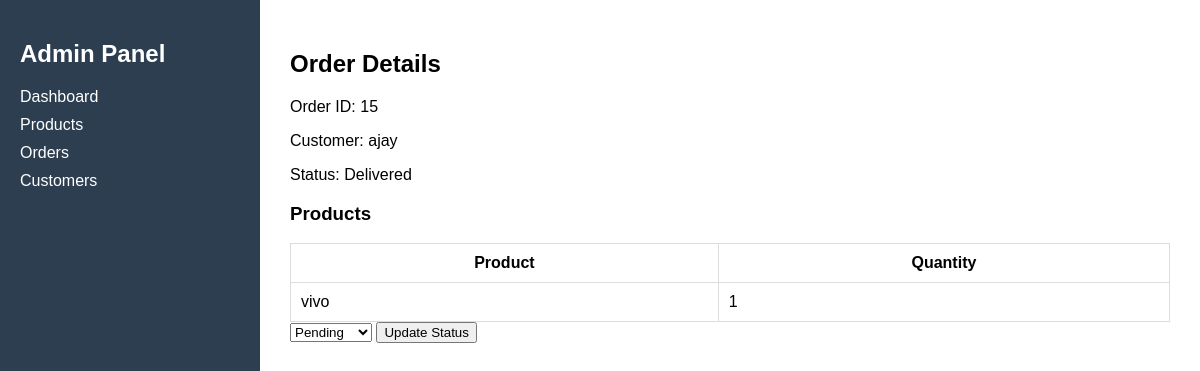
/admin-order/15/, run on the app's committed database.
### category/models.py (models this page shows, shortened)
class Order(models.Model):
    STATUS_CHOICES = (
        ('Placed', 'Placed'),
        ('Shipped', 'Shipped'),
        ('Delivered', 'Delivered'),
        ('Cancelled', 'Cancelled'),
    )
    PAYMENT_CHOICES = (
        ('COD', 'Cash On Delivery'),
        ('CARD', 'Card Payment'),
        ('UPI', 'UPI Payment'),
    )
    PAYMENT_STATUS = (
        ('Pending', 'Pending'),
        ('Paid', 'Paid'),
        ('Failed', 'Failed'),
    )
    user = models.ForeignKey(User, on_delete=models.CASCADE)
    total_amount = models.DecimalField(max_digits=10, decimal_places=2)
    discount_amount = models.DecimalField(max_digits=10, decimal_places=2, default=0)
    status = models.CharField(
        max_length=20,
        choices=STATUS_CHOICES,
        default='Placed'
    )
    payment_method = models.CharField(
        max_length=10,
        choices=PAYMENT_CHOICES,
        default='COD'
    )
    payment_status = models.CharField(
        max_length=10,
        choices=PAYMENT_STATUS,
        default='Pending'
    )
    created_at = models.DateTimeField(auto_now_add=True)
    estimated_delivery = models.DateTimeField(null=True, blank=True)
    delivered_at = models.DateTimeField(null=True, blank=True)
    stock_reduced = models.BooleanField(default=False)
    coins_used = models.IntegerField(default=0)
    coins_added = models.BooleanField(default=False)

class OrderItem(models.Model):
    order = models.ForeignKey(Order, on_delete=models.CASCADE, related_name="items")
    product = models.ForeignKey(Product, on_delete=models.CASCADE)
    variant = models.ForeignKey(ProductVariant, on_delete=models.SET_NULL, null=True)
    quantity = models.IntegerField()
    price = models.DecimalField(max_digits=10, decimal_places=2)

class Product(models.Model):
    category = models.ForeignKey(Category, on_delete=models.CASCADE)
    subcategory = models.ForeignKey(SubCategory, on_delete=models.CASCADE)
    name = models.CharField(max_length=200)
    description = models.TextField()
    price = models.DecimalField(max_digits=10, decimal_places=2)
    image = models.ImageField(upload_to='products/')
    stock=models.IntegerField(default=0)
    low_stock_threshold = models.IntegerField(default=0)
    coins = models.IntegerField(default=0)

### category/views.py (the view)
# urls.py: path("admin-order/<int:order_id>/", views.admin_order_detail, name="admin_order_detail"),
def admin_order_detail(request, order_id):
    order = Order.objects.get(id=order_id)
    if request.method == "POST":
        status = request.POST.get("status")
        order.status = status
        order.save()
    items = order.items.all()
    return render(request,"admindashboard/order_detail.html",{
        "order":order,
        "items":items
    })

### category/templates/admindashboard/order_detail.html (shortened to what this page needs)
{% extends "admindashboard/base.html" %}
{% block content %}
<h2>Order Details</h2>
<p>Order ID: {{order.id}}</p>
<p>Customer: {{order.user}}</p>
<p>Status: {{order.status}}</p>
<h3>Products</h3>
<table>
<tr>
<th>Product</th>
<th>Quantity</th>
</tr>
{% for item in items %}
<tr>
<td>{{item.product.name}}</td>
<td>{{item.quantity}}</td>
</tr>
{% endfor %}
</table>
<form method="POST">
<select name="status">
<option value="Pending">Pending</option>
</select>
<button type="submit">Update Status</button>
</form>
{% endblock %}

### category/templates/admindashboard/base.html (style rules this page uses)
body { margin:0; font-family:Arial; display:flex; }
table { width:100%; border-collapse:collapse; }
th,td { border:1px solid #ddd; padding:10px; }

### data on the page
Order: id "15", user "ajay", status "Delivered"
OrderItem: product.name "vivo", quantity "1"
